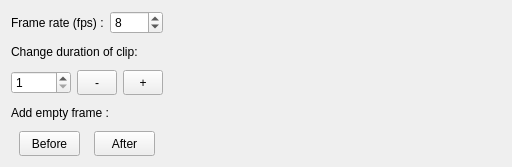
<?xml version="1.0" encoding="UTF-8"?>
<ui version="4.0">
 <class>TimelineTable</class>
 <widget class="QWidget" name="TimelineTable">
  <property name="geometry">
   <rect>
    <x>0</x>
    <y>0</y>
    <width>512</width>
    <height>167</height>
   </rect>
  </property>
  <property name="maximumSize">
   <size>
    <width>16777215</width>
    <height>237</height>
   </size>
  </property>
  <property name="baseSize">
   <size>
    <width>10000</width>
    <height>237</height>
   </size>
  </property>
  <property name="windowTitle">
   <string>Timeline</string>
  </property>
  <layout class="QHBoxLayout" name="horizontalLayout_2">
   <item>
    <layout class="QVBoxLayout" name="verticalLayout">
     <item>
      <layout class="QHBoxLayout" name="horizontalLayout">
       <item>
        <widget class="QLabel" name="vitesse">
         <property name="text">
          <string>Frame rate (fps) :</string>
         </property>
        </widget>
       </item>
       <item>
        <widget class="QSpinBox" name="spinFps">
         <property name="minimum">
          <number>1</number>
         </property>
         <property name="maximum">
          <number>35</number>
         </property>
         <property name="singleStep">
          <number>1</number>
         </property>
         <property name="value">
          <number>8</number>
         </property>
        </widget>
       </item>
      </layout>
     </item>
     <item>
      <layout class="QVBoxLayout" name="dureeClipLayout">
       <property name="topMargin">
        <number>0</number>
       </property>
       <property name="bottomMargin">
        <number>0</number>
       </property>
       <item>
        <widget class="QLabel" name="labelDuration">
         <property name="text">
          <string>Change duration of clip:</string>
         </property>
        </widget>
       </item>
       <item>
        <layout class="QHBoxLayout" name="plusMinusLayout">
         <item>
          <widget class="QSpinBox" name="spinDuration">
           <property name="minimumSize">
            <size>
             <width>60</width>
             <height>0</height>
            </size>
           </property>
           <property name="maximumSize">
            <size>
             <width>60</width>
             <height>16777215</height>
            </size>
           </property>
           <property name="minimum">
            <number>1</number>
           </property>
           <property name="maximum">
            <number>10</number>
           </property>
           <property name="value">
            <number>1</number>
           </property>
          </widget>
         </item>
         <item>
          <widget class="QToolButton" name="minusButton">
           <property name="minimumSize">
            <size>
             <width>40</width>
             <height>25</height>
            </size>
           </property>
           <property name="maximumSize">
            <size>
             <width>40</width>
             <height>25</height>
            </size>
           </property>
           <property name="text">
            <string>-</string>
           </property>
          </widget>
         </item>
         <item>
          <widget class="QToolButton" name="plusButton">
           <property name="minimumSize">
            <size>
             <width>40</width>
             <height>25</height>
            </size>
           </property>
           <property name="maximumSize">
            <size>
             <width>40</width>
             <height>25</height>
            </size>
           </property>
           <property name="text">
            <string>+</string>
           </property>
          </widget>
         </item>
        </layout>
       </item>
      </layout>
     </item>
     <item>
      <layout class="QVBoxLayout" name="addBlankLayout">
       <item>
        <widget class="QLabel" name="labelBlank">
         <property name="text">
          <string>Add empty frame :</string>
         </property>
        </widget>
       </item>
       <item>
        <layout class="QHBoxLayout" name="AvtApresLayout">
         <item>
          <widget class="QToolButton" name="blankBeforeButton">
           <property name="minimumSize">
            <size>
             <width>61</width>
             <height>25</height>
            </size>
           </property>
           <property name="maximumSize">
            <size>
             <width>61</width>
             <height>25</height>
            </size>
           </property>
           <property name="text">
            <string>Before</string>
           </property>
          </widget>
         </item>
         <item>
          <widget class="QToolButton" name="blankAfterButton">
           <property name="minimumSize">
            <size>
             <width>61</width>
             <height>25</height>
            </size>
           </property>
           <property name="maximumSize">
            <size>
             <width>61</width>
             <height>25</height>
            </size>
           </property>
           <property name="text">
            <string>After</string>
           </property>
          </widget>
         </item>
        </layout>
       </item>
      </layout>
     </item>
    </layout>
   </item>
   <item>
    <widget class="QWidget" name="widgetContentTable" native="true">
     <property name="minimumSize">
      <size>
       <width>100</width>
       <height>140</height>
      </size>
     </property>
     <property name="baseSize">
      <size>
       <width>10000</width>
       <height>150</height>
      </size>
     </property>
    </widget>
   </item>
  </layout>
 </widget>
 <resources/>
 <connections/>
</ui>
